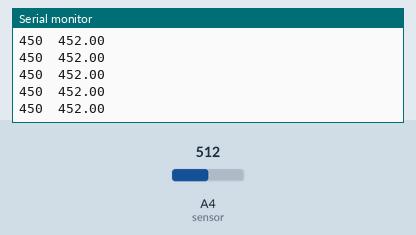
This sketch was run on a simulated Arduino Uno, built with avr-gcc and run on an emulated ATmega328P. On the bench: the last lines printed to the serial monitor. Inputs (shaded band) come from the test bench; at power-on: A4 (sensor) = 512.

Above: at 1.2 s.
1.3 s: A4 (sensor) set to 716
At 2.2 s:
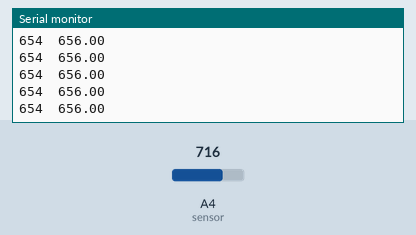
2.8 s: A4 (sensor) set to 900
At 3.7 s:
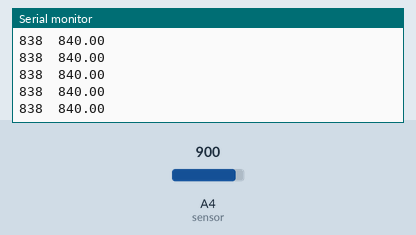
Timing chart, 0 to 5.8 s (numbered marks = the images above; inputs shaded):
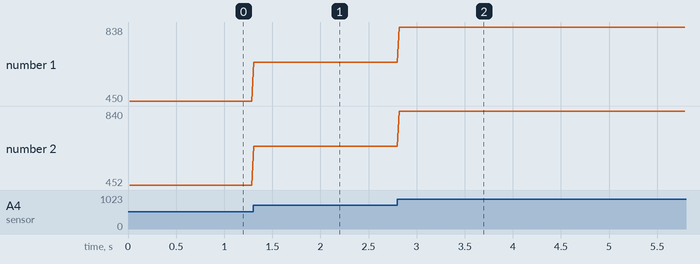

The sketch:

Ventilator_Test_Flow2.ino
```cpp
int zPressure;
float a;
float AVf, AVf_1;

void setup() {
  Serial.begin(38400);

  zPressure = analogRead(A4) - 450;  //Mengkalibrasi ADC flow
  float fc = 15.167;
  float RC = 1.0 / (2 * 3.14159 * fc);
  a = RC / 0.02;
}

void loop() {
  // put your main code here, to run repeatedly:
  delay(20);
  bacaFlow();
}

void bacaFlow() {
  int analogValue = analogRead(A4) - zPressure; //Baca sensor flow
  float Q;

  Q = (5/5) * analogValue + (5/2);

  Serial.print(analogValue);// cmH2O
  Serial.print("\t");// cmH2O
  Serial.println(Q);// cmH2O

  if (Q < 9) {
    Q = 0; //   l/m
  }

  AVf_1 = AVf;
}
```

Measured:
- after the input at 1.3 s, the serial monitor: prints a new line at once (image 1)
- after the input at 2.8 s, the serial monitor: prints a new line at once (image 2)
- plotted number 1: 450 → 654 after the input at 1.3 s, 654 → 838 after the input at 2.8 s
- plotted number 2: 452 → 656 after the input at 1.3 s, 656 → 840 after the input at 2.8 s
